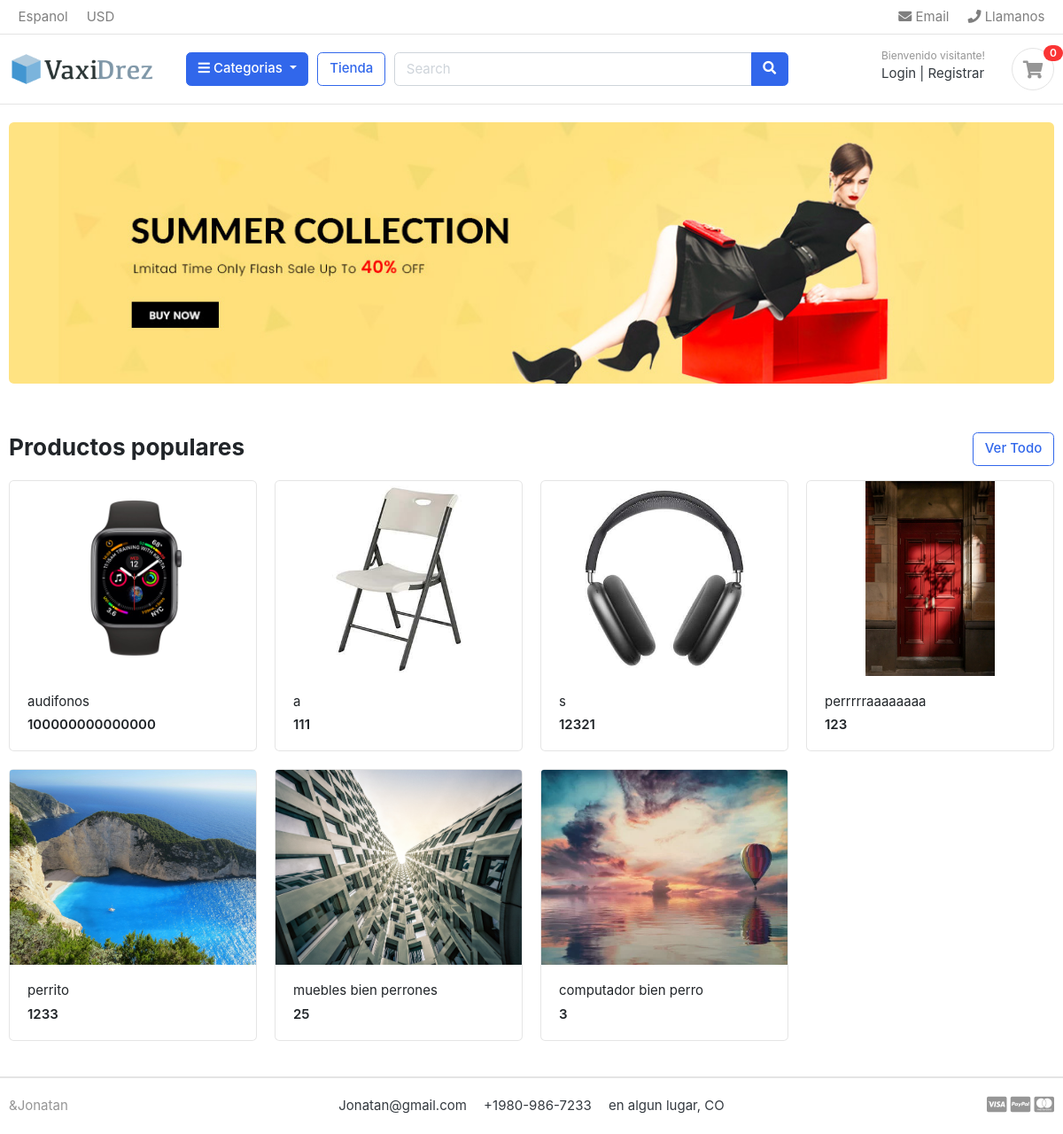
The page / on the database its author committed.
### store/models.py (models this page shows)
class Product(models.Model):
    product_name = models.CharField(max_length=200, unique=True)
    slug = models.CharField(max_length=200, unique=True)
    description = models.TextField(max_length=500, blank=True)
    price = models.IntegerField()
    images = models.ImageField(upload_to='photos/products')
    stock = models.IntegerField()
    is_available = models.BooleanField(default=True)
    category = models.ForeignKey(Category, on_delete=models.CASCADE)
    created_date = models.DateTimeField(auto_now_add=True)
    modified_date = models.DateTimeField(auto_now=True)
    def get_url(self):
        return reverse('product_detail', args=[self.category.slug, self.slug])
    def __str__(self):
        return self.product_name

### ecommerce/views.py (the view)
# urls.py: 2. Add a URL to urlpatterns:  path('', views.home, name='home')
def home(request):
    products = Product.objects.all().filter(is_available=True)
    context = {
        'products': products,
    }
    return render(request, 'home.html', context)

### carts/context_processors.py (called while the page is built)
def counter(request):
    cart_count = 0
    try:
        cart = Cart.objects.filter(cart_id=_cart_id(request))
        cart_items = CartItem.objects.all().filter(cart=cart[:1])
        for cart_item in cart_items:
            cart_count += cart_item.quantity
    except Cart.DoesNotExist as e:
        cart_count = 0
    return dict(cart_count=cart_count)

### carts/views.py (called while the page is built)
def _cart_id(request):
    cart_data = request.session.session_key
    if not cart_data:
        cart_data = request.session.create()
    return cart_data

### category/context_processors.py (called while the page is built)
def menu_links(request):
    links = Category.objects.all()
    return dict(links=links)

### category/models.py (called while the page is built)
    def get_url(self):
        return reverse('products_by_category', args=[self.slug])

### templates/home.html
{% extends 'base.html' %}
{% load static %}
{%block content%}
<section class="section-intro padding-y-sm">
<div class="container">
<div class="intro-banner-wrap">
	<img src="{% static 'images/banners/banner01.jpg' %}" class="img-fluid rounded">
</div>
</div>
</section>
<section class="section-name padding-y-sm">
<div class="container">
<header class="section-heading">
	<a href="{% url 'store'  %}" class="btn btn-outline-primary float-right">Ver Todo</a>
	<h3 class="section-title">Productos populares</h3>
</header>
<div class="row">
	{%  for product in products %}
	<div class="col-md-3">
		<div class="card card-product-grid">
			<a href="{{product.get_url}}" class="img-wrap"> <img src="{{product.images.url}}"> </a>
			<figcaption class="info-wrap">
				<a href="{{product.get_url}}" class="title">{{product}}</a>
				<div class="price mt-1">{{product.price}}</div>
			</figcaption>
		</div>
	</div>
	{% endfor %}
</div>
</div>
</section>
</body>
</html>
{% endblock %}

### static/css/ui.css (style rules this page uses)
html { font-family: "Inter", sans-serif; font-size: 15px; }
.img-wrap { text-align: center; display: block; }
.img-wrap img { max-width: 100%; }
.padding-y-sm { padding-top: 20px; padding-bottom: 20px; }
.section-heading { margin-bottom: 20px; margin-top: 15px; }
.section-title { color: #212529; }
[class*=card-product] a.title { color: #212529; display: block; }
[class*=card-product] .img-wrap { overflow: hidden; position: relative; }
[class*=card-product] .img-wrap img { height: 100%; max-width: 100%; width: auto; display: inline-block; -o-object-fit: cover; object-fit: cover; }
.card-product-grid { margin-bottom: 20px; }
.card-product-grid .img-wrap { border-radius: 0.2rem 0.2rem 0 0; height: 220px; }
.card-product-grid .info-wrap { overflow: hidden; padding: 18px 20px; }
.card .img-wrap { overflow: hidden; }
.price { font-weight: 600; color: #212529; }

### rows shown on the page
Product: images (picture), product_name "audifonos", price "100000000000000"
Product: images (picture), product_name "a", price "111"
Product: images (picture), product_name "s", price "12321"
Product: images (picture), product_name "perrrrraaaaaaaa", price "123"
Product: images (picture), product_name "perrito", price "1233"
Product: images (picture), product_name "muebles bien perrones", price "25"
Product: images (picture), product_name "computador bien perro", price "3"

### other values the page prints
{{ cart_count }} "0"
